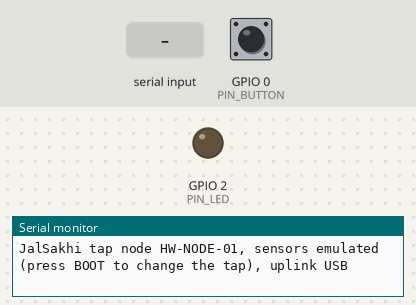
A sketch run on a simulated ESP32. Parts: output pins drawn as LEDs (lit = HIGH), the last lines printed to the serial monitor. Dashed ring = blinking. Inputs (shaded band) come from the test bench; at power-on: GPIO 0 (PIN_BUTTON) HIGH. The local clock reads 2024-03-15 10:24:30 at power-on unless the sketch sets it; random numbers use the default seed unless the sketch sets one.

Above: at 1.2 s.
1.3 s: GPIO 0 (PIN_BUTTON) pulled LOW for 0.15 s
At 1.63 s:
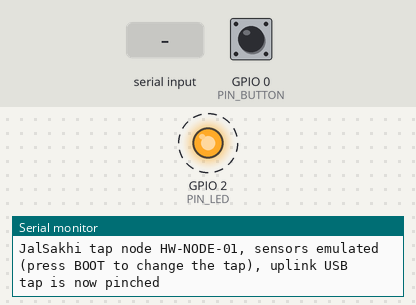
4.4 s: GPIO 0 (PIN_BUTTON) pulled LOW for 1 s
6.9 s: "o" received over Serial
At 8.1 s:
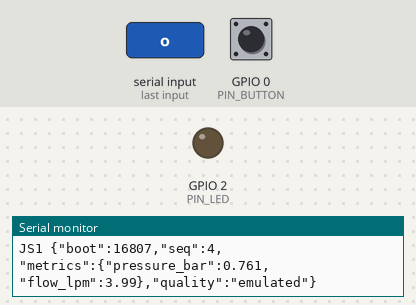
8.4 s: "p" received over Serial
At 8.63 s:
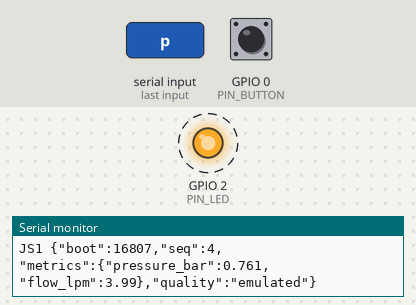
11.4 s: GPIO 0 (PIN_BUTTON) pulsed LOW 5 times (0.12 s each, 0.3 s apart)
Timing chart, 0 to 14.4 s (numbered marks = the images above; inputs shaded):
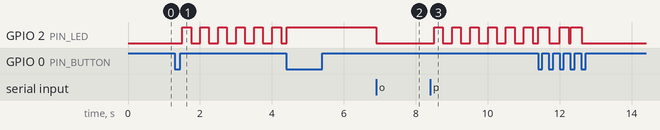

Measured:
- after the input at 1.3 s, GPIO 2 (PIN_LED): alternates HIGH for 0.25 s and LOW for 0.26 s, starting after 0.20 s
- after the input at 6.9 s, GPIO 2 (PIN_LED): HIGH → LOW at once
- after the input at 8.4 s, GPIO 2 (PIN_LED): alternates HIGH for 0.25 s and LOW for 0.26 s, starting after 0.11 s

The sketch:

jalsakhi_node.ino
```cpp
/*
  JalSakhi tap node: firmware for ESP32 (Arduino core 2.x / 3.x, no extra libraries)

  The node reports the pressure and flow at one household tap every two seconds. On the server it
  stands in for a metered home in the network twin, so the estimator, the fault detectors and the
  alerts react to this board exactly as they would to a node in the field.

  SENSORS
    SENSORS_FITTED 0 (default): no sensors needed. The board plays a tap. Each press of the BOOT
      button moves to the next state: tap open -> pipe pinched -> tap closed -> open again. The
      on-board LED is off, blinking, or on to match. Readings are generated on the board and sent
      marked "emulated", so the dashboard never presents them as measurements.
    SENSORS_FITTED 1: reads a pressure transducer and a flow sensor (wiring below). Calibrate both
      against a reference before trusting a number.

  UPLINK
    Wi-Fi: fill in WIFI_SSID, WIFI_PASSWORD and SERVER_URL. The board posts to /api/telemetry itself.
    USB:   leave WIFI_SSID empty. Every reading is also printed on the serial port as a line that
           starts with "JS1 "; run  python firmware/usb_bridge.py  on the laptop and it forwards them.
           Use this when the venue Wi-Fi cannot be trusted.

  Readings that cannot be delivered over Wi-Fi wait in a ring buffer and are re-sent, oldest first,
  with exponential backoff. Every reading has a unique event_id, so the server ignores a repeat.

  WIRING for SENSORS_FITTED 1 (3.3 V logic: never feed 5 V into an ESP32 pin)
    Pressure transducer, 0.5-4.5 V out -> 10k / 20k divider -> GPIO34
    Flow sensor YF-S201, pulse out      -> 10k / 20k divider -> GPIO27
  Use ADC1 pins only (32 to 39): ADC2 does not work while Wi-Fi is on.
*/

#include <WiFi.h>
#include <HTTPClient.h>
#include <time.h>

// ---------------------------------------------------------------- configuration
#ifndef SENSORS_FITTED
#define SENSORS_FITTED 0   // 1 once a pressure transducer and a flow sensor are wired
#endif

const char* WIFI_SSID     = "";                                         // empty: USB uplink only
const char* WIFI_PASSWORD = "";
const char* SERVER_URL    = "http://192.168.1.10:8000/api/telemetry";   // the laptop running start.bat
const char* DEVICE_KEY    = "demo-device-key";                          // X-Device-Key header
const char* DEVICE_ID     = "HW-NODE-01";                               // the registered bench node

const uint32_t REPORT_INTERVAL_MS = 2000;
const long     GMT_OFFSET_S       = 19800;   // IST = UTC + 05:30

const int PIN_BUTTON   = 0;    // BOOT button on most ESP32 dev boards (GPIO9 on ESP32-C3 boards)
const int PIN_LED      = 2;    // on-board LED on most dev boards; -1 if yours has none
const int PIN_PRESSURE = 34;
const int PIN_FLOW     = 27;

const float DIVIDER_GAIN          = 1.5f;    // 10k over 20k: the ADC sees two thirds of the sensor's volts
const float PRESSURE_MAX_BAR      = 12.0f;   // 0-1.2 MPa transducer
const float FLOW_PULSES_PER_LITRE = 450.0f;  // YF-S201 nominal; calibrate with a measured bucket

// ------------------------------------------------------------------------ state
enum TapState { TAP_OPEN, TAP_PINCHED, TAP_CLOSED };
const char* STATE_NAME[] = { "open", "pinched", "closed" };
const float STATE_BAR[]  = { 1.15f, 0.28f, 0.02f };   // what a tap on a healthy lane reads in each state
const float STATE_LPM[]  = { 6.0f, 1.6f, 0.0f };

TapState tapState = TAP_OPEN;
float emuBar = STATE_BAR[TAP_OPEN], emuLpm = STATE_LPM[TAP_OPEN];

const int QUEUE_SIZE = 60;                   // two minutes of readings
String queueBuf[QUEUE_SIZE];
int queueHead = 0, queueCount = 0;

volatile uint32_t flowPulses = 0;
uint32_t bootId = 0, sequence = 0;
uint32_t lastReport = 0, nextSendAt = 0, backoffMs = 1000, lastPress = 0;
bool buttonWasDown = false;

void IRAM_ATTR onFlowPulse() { flowPulses++; }

bool wifiConfigured() { return WIFI_SSID[0] != '\0'; }

// ---------------------------------------------------------------------- sensors
float readVolts(int pin) {
  uint32_t mv = 0;                                             // 16 samples tame the ADC's noise
  for (int i = 0; i < 16; i++) { mv += analogReadMilliVolts(pin); delay(2); }
  return (mv / 16.0f) / 1000.0f;
}

float pressureBar() {
#if SENSORS_FITTED
  float v = readVolts(PIN_PRESSURE) * DIVIDER_GAIN;            // 0.5 V = 0 bar, 4.5 V = full scale
  float bar = (v - 0.5f) / 4.0f * PRESSURE_MAX_BAR;
  return bar < 0 ? 0 : bar;
#else
  emuBar += (STATE_BAR[tapState] - emuBar) * 0.6f;             // ease towards the state's value, as a real line would
  float bar = emuBar + (random(-100, 101) / 100.0f) * 0.012f;  // and wobble like a real sensor
  return bar < 0 ? 0 : bar;
#endif
}

float flowLpm(float seconds) {
#if SENSORS_FITTED
  noInterrupts();
  uint32_t pulses = flowPulses;
  flowPulses = 0;
  interrupts();
  return (pulses / FLOW_PULSES_PER_LITRE) / seconds * 60.0f;
#else
  (void)seconds;
  emuLpm += (STATE_LPM[tapState] - emuLpm) * 0.6f;
  float lpm = emuLpm * (1.0f + (random(-100, 101) / 100.0f) * 0.03f);
  return lpm < 0.05f ? 0 : lpm;
#endif
}

// ----------------------------------------------------------------- button + LED
void pollButton() {
  bool down = digitalRead(PIN_BUTTON) == LOW;
  uint32_t now = millis();
  if (down && !buttonWasDown && now - lastPress > 250) {       // one step per press, debounced
    lastPress = now;
    tapState = (TapState)((tapState + 1) % 3);
    Serial.printf("tap is now %s\n", STATE_NAME[tapState]);
  }
  buttonWasDown = down;
  if (Serial.available()) {                                    // or type o / p / c in the serial monitor
    char ch = Serial.read();
    if (ch == 'o') tapState = TAP_OPEN;
    if (ch == 'p') tapState = TAP_PINCHED;
    if (ch == 'c') tapState = TAP_CLOSED;
  }
  if (PIN_LED >= 0) {
    bool on = tapState == TAP_CLOSED || (tapState == TAP_PINCHED && (now / 250) % 2 == 0);
    digitalWrite(PIN_LED, on ? HIGH : LOW);
  }
}

// ----------------------------------------------------------------------- uplink
String isoNow() {
  struct tm t;
  if (!getLocalTime(&t, 20)) return String("");                // clock not set yet
  char buf[32];
  strftime(buf, sizeof(buf), "%Y-%m-%dT%H:%M:%S+05:30", &t);
  return String(buf);
}

void enqueue(const String& payload) {
  if (queueCount == QUEUE_SIZE) {                              // full: the oldest reading goes
    queueHead = (queueHead + 1) % QUEUE_SIZE;
    queueCount--;
  }
  queueBuf[(queueHead + queueCount) % QUEUE_SIZE] = payload;
  queueCount++;
}

void connectWifi() {
  if (!wifiConfigured() || WiFi.status() == WL_CONNECTED) return;
  WiFi.mode(WIFI_STA);
  WiFi.begin(WIFI_SSID, WIFI_PASSWORD);
  uint32_t start = millis();
  while (WiFi.status() != WL_CONNECTED && millis() - start < 8000) delay(250);
  if (WiFi.status() == WL_CONNECTED) Serial.printf("Wi-Fi connected, RSSI %d dBm\n", WiFi.RSSI());
}

bool postJson(const String& payload) {
  if (WiFi.status() != WL_CONNECTED) return false;
  HTTPClient http;
  http.setTimeout(4000);
  if (!http.begin(SERVER_URL)) return false;
  http.addHeader("Content-Type", "application/json");
  http.addHeader("X-Device-Key", DEVICE_KEY);
  int code = http.POST(payload);
  http.end();
  // 201 stored, 200 already stored. 422 means the payload is wrong: sending it again will not help.
  return code == 201 || code == 200 || code == 422;
}

// ------------------------------------------------------------------------ setup
void setup() {
  Serial.begin(115200);
  bootId = esp_random() % 1000000;                             // keeps event ids unique across restarts
  pinMode(PIN_BUTTON, INPUT_PULLUP);
  if (PIN_LED >= 0) pinMode(PIN_LED, OUTPUT);
#if SENSORS_FITTED
  analogReadResolution(12);
  analogSetAttenuation(ADC_11db);                              // full 0-3.3 V input range
  pinMode(PIN_FLOW, INPUT);
  attachInterrupt(digitalPinToInterrupt(PIN_FLOW), onFlowPulse, RISING);
#endif
  connectWifi();
  if (wifiConfigured()) configTime(GMT_OFFSET_S, 0, "pool.ntp.org", "time.google.com");
  Serial.printf("JalSakhi tap node %s, sensors %s, uplink %s\n", DEVICE_ID,
                SENSORS_FITTED ? "fitted" : "emulated (press BOOT to change the tap)", wifiConfigured() ? "Wi-Fi + USB" : "USB");
  lastReport = millis();
}

// ------------------------------------------------------------------------- loop
void loop() {
  pollButton();
  uint32_t now = millis();

  if (now - lastReport >= REPORT_INTERVAL_MS) {
    float seconds = (now - lastReport) / 1000.0f;
    lastReport = now;
    sequence++;
    float bar = pressureBar(), lpm = flowLpm(seconds);
    const char* quality = SENSORS_FITTED ? "good" : "emulated";

    // USB uplink: one line the bridge on the laptop turns into a telemetry event (it adds the time)
    Serial.printf("JS1 {\"boot\":%lu,\"seq\":%lu,\"metrics\":{\"pressure_bar\":%.3f,\"flow_lpm\":%.2f},\"quality\":\"%s\"}\n",
                  (unsigned long)bootId, (unsigned long)sequence, bar, lpm, quality);

    String ts = isoNow();
    if (wifiConfigured() && ts.length() > 0) {                 // Wi-Fi uplink: never without a real timestamp
      char payload[320];
      snprintf(payload, sizeof(payload),
        "{\"event_id\":\"%s-%lu-%lu\",\"device_id\":\"%s\",\"ts\":\"%s\","
        "\"metrics\":{\"pressure_bar\":%.3f,\"flow_lpm\":%.2f},\"source\":\"hardware\",\"quality\":\"%s\"}",
        DEVICE_ID, (unsigned long)bootId, (unsigned long)sequence, DEVICE_ID, ts.c_str(), bar, lpm, quality);
      enqueue(String(payload));
    }
  }

  // Drain the buffer, oldest first. On failure wait, doubling the delay up to one minute.
  if (queueCount > 0 && now >= nextSendAt) {
    connectWifi();
    if (postJson(queueBuf[queueHead])) {
      queueBuf[queueHead] = "";
      queueHead = (queueHead + 1) % QUEUE_SIZE;
      queueCount--;
      backoffMs = 1000;
      nextSendAt = now;
    } else {
      nextSendAt = now + backoffMs;
      backoffMs = min<uint32_t>(backoffMs * 2, 60000);
    }
  }
  delay(10);
}
```
